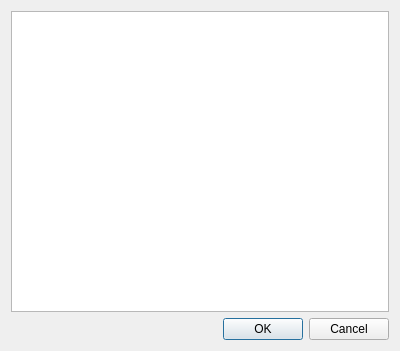
<?xml version="1.0" encoding="UTF-8"?>
<ui version="4.0">
 <class>editdetailsdlg</class>
 <widget class="QDialog" name="editdetailsdlg">
  <property name="geometry">
   <rect>
    <x>0</x>
    <y>0</y>
    <width>400</width>
    <height>351</height>
   </rect>
  </property>
  <property name="windowTitle">
   <string>Edit DVD Details</string>
  </property>
  <layout class="QVBoxLayout" name="verticalLayout">
   <item>
    <widget class="QTreeView" name="treeViewDVDDetails"/>
   </item>
   <item>
    <widget class="QDialogButtonBox" name="buttonBox">
     <property name="orientation">
      <enum>Qt::Horizontal</enum>
     </property>
     <property name="standardButtons">
      <set>QDialogButtonBox::Cancel|QDialogButtonBox::Ok</set>
     </property>
    </widget>
   </item>
  </layout>
 </widget>
 <resources/>
 <connections>
  <connection>
   <sender>buttonBox</sender>
   <signal>accepted()</signal>
   <receiver>editdetailsdlg</receiver>
   <slot>accept()</slot>
   <hints>
    <hint type="sourcelabel">
     <x>248</x>
     <y>254</y>
    </hint>
    <hint type="destinationlabel">
     <x>157</x>
     <y>274</y>
    </hint>
   </hints>
  </connection>
  <connection>
   <sender>buttonBox</sender>
   <signal>rejected()</signal>
   <receiver>editdetailsdlg</receiver>
   <slot>reject()</slot>
   <hints>
    <hint type="sourcelabel">
     <x>316</x>
     <y>260</y>
    </hint>
    <hint type="destinationlabel">
     <x>286</x>
     <y>274</y>
    </hint>
   </hints>
  </connection>
 </connections>
</ui>
